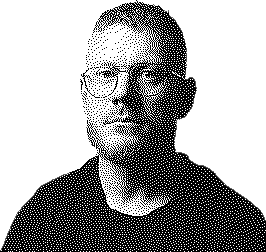
#> input picture Sosna.png, 266 x 252 px, given in place of out.png, which was not available
$ python img2num.py
#> lines starting #> are read from the running program, lines starting #| are printed output that depends on the picture; after the words box and inside, x2 and y2 are one past the last pixel; in counts of white or black regions, pixels touching at a corner belong together; pictures that were not available may be replaced by others from this repository, and a replacement may not be noted
import cv2
import numpy as np
# from datetime import datetime
import pyperclip
from tqdm import tqdm
import os

files = os.listdir()
for file in files:
    print(file)
# path = "tygr_b.png"
path = input("Který obrázek chceš vytisknout? \n")
#> the answer given: out.png

################################################### #########################################################################################################
#!! pozor na orientaci, teď je normálně (hlavou vzhůru)

#####################
# DĚLÁM ARRAY ČÍSEL #
#####################
def Nums(path):
#> called with path = 'out.png'
    out = []
    multiout = []
    arli = []

    img = cv2.imread(path, 0)
#> img is the input picture: shape (252, 266); min 0, max 255, mean 166.4
    img = cv2.flip(img, 1)
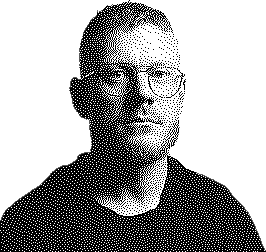
#> img: shape (252, 266); min 0, max 255, mean 166.4

    img = (255-img)
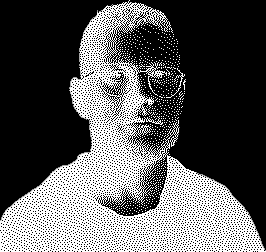
#> img: shape (252, 266); min 0, max 255, mean 88.6

    img = img.astype(np.uint8)

        # protože pro další blok potřebuji jednodimenziální pole, ale může se hodit více, tak dělám pole OUT (jedno) a MULTIOUT (multi)
    th, img = cv2.threshold(img, 128, 255, cv2.THRESH_BINARY)
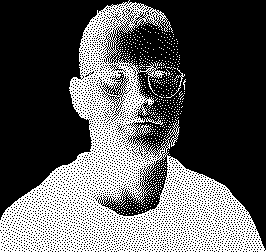
#> img: shape (252, 266); 34.9% white in thin lines or dots
    # print(img)
    for line in tqdm(img):
    # for line in img:
        for sgm in line:
            if sgm == 255:
                sgm = 1
            arli.append (sgm)
            out.append(sgm)
        out.append(2)
        arli.append(2)
        multiout.append (arli)
        arli = []
#> after the loop, multiout = 252 items; out = 67284 items; sgm = 1

    ############################
    # ZJEDNODUŠENÍ + ZRYCHLENÍ #
    ############################

    inp = out
#> inp = 67284 items

    out = []

    hled = 0    # hledané
    cis = 0   # počet stejných za sebou


    for pos in tqdm(inp):
    # for pos in inp:
        if pos == 2:
            out.append (cis)
            cis = 0
            out.append (-1)
            hled = 0
            continue


        if pos != hled:
            hled = 1 if hled == 0 else 0
            out.append (cis)
            cis = 0

        cis = cis + 1
#> this loop made 67284 passes
#> (hled, cis) on passes 130, 131, 396, 397, 658, 659, 660, 662, 663, 664, 665, 667: (1, 0), (0, 0), (1, 0), (0, 0), (1, 0), (0, 0), (1, 0), (0, 0), (1, 0), (0, 0), (1, 0), (0, 0)
#> after the loop, out = 14368 values, max 138 at index 2060, min -1 at index 3, mean 4.65


    out.append (cis)

    out = str(out) + "   #{}".format(path)
    # out = "robot = " + str(out) + "   #{}".format(path)
    out = "def robot(): \n\treturn " + str(out)

    return out

# print(Nums(path))

# copy in clipboarad
syntax = Nums(path)
pyperclip.copy(syntax)
# print(syntax)
print("Copied")
